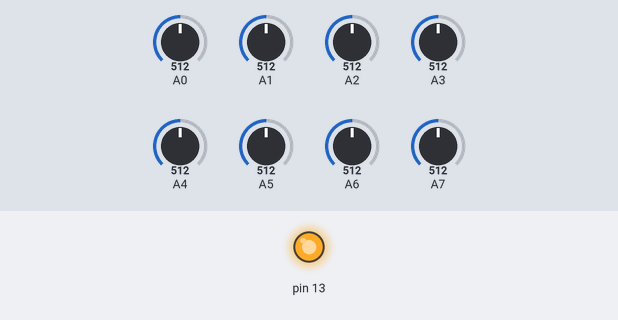
This sketch was run on a simulated Arduino Uno, built with avr-gcc and run on an emulated ATmega328P. On the bench: output pins drawn as LEDs (lit = HIGH). The test bench sets the inputs (shaded band); at power-on: A0 = 512, A4 = 512, A1 = 512, A2 = 512, A3 = 512, A5 = 512, A6 = 512, A7 = 512. What the sketch prints to the serial monitor is not drawn.

Above: at 11.7 s.
11.8 s: A0 set to 504
14.8 s: A0 set to 483
At 15.9 s:
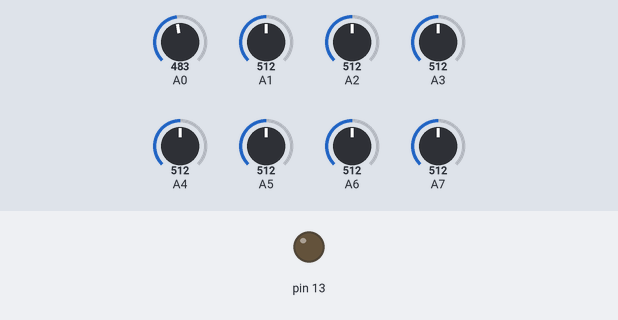
19.7 s: A4 set to 489
22.7 s: A4 set to 472
Timing chart, 0 to 25.2 s (numbered marks = the images above; inputs shaded):
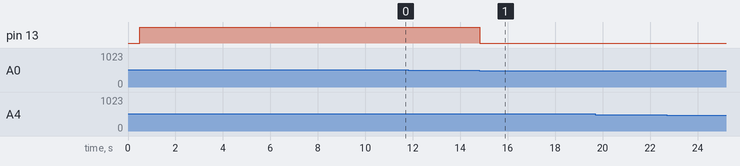

Measured:
- the behaviour switches between 497 and 496 on A0 (found by bisection; images 0 and 1)
- after the input at 11.8 s, every drawn part: stays the same
- after the input at 14.8 s, pin 13: HIGH → LOW at once
- after the input at 19.7 s, every drawn part: stays the same
- after the input at 22.7 s, every drawn part: stays the same

The sketch:

IR_Line_Sensors.ino
```cpp
#include <QTRSensors.h>
// This example is designed for use with six QTR-^A sensors
// These reflectance sensors should be connected to analog inputs 0 to 5.
// Change the EMITTER_PIN #define below from 2 to QTR_NO_EMITTER_PIN.
// The setup phase of this example calibrates the sensor for ten seconds and turns on
// the LED built in to the Arduino on pin 13 while calibration is going on.
// During this phase, you should expose each reflectance sensor to the lightest and
// darkest readings they will encounter.
// For example, if you are making a line follower, you should slide the sensors across the
// line during the calibration phase so that each sensor can get a reading of how dark the
// line is and how light the ground is. Improper calibration will result in poor readings.
// If you want to skip the calibration phase, you can get the raw sensor readings
// (analog voltage readings from 0 to 1023) by calling qtra.read(sensorValues) instead of
// qtra.readLine(sensorValues).
// The main loop of the example reads the calibrated sensor values and uses them to
// estimate the position of a line. You can test this by taping a piece of 3/4" black
// electrical tape to a piece of white paper and sliding the sensor across it. It
// prints the sensor values to the serial monitor as numbers from 0 (maximum reflectance)
// to 1000 (minimum reflectance) followed by the estimated location of the line as a number
// from 0 to 5000. 1000 means the line is directly under sensor 1, 2000 means directly
// under sensor 2, etc. 0 means the line is directly under sensor 0 or was last seen by
// sensor 0 before being lost. 5000 means the line is directly under sensor 5 or was
// last seen by sensor 5 before being lost.
#define NUM_SENSORS 8 // number of sensors used
#define NUM_SAMPLES_PER_SENSOR 4 // average 4 analog samples per sensor reading
#define EMITTER_PIN QTR_NO_EMITTER_PIN // if emitter is not controlled by digital pin 2
// sensors 0 through 5 are connected to analog inputs 0 through 5, respectively
QTRSensorsAnalog qtra((unsigned char[]) {0, 1, 2, 3, 4, 5, 6, 7},
NUM_SENSORS, NUM_SAMPLES_PER_SENSOR, EMITTER_PIN);
unsigned int sensorValues[NUM_SENSORS];
void setup()
{
delay(500);
pinMode(13, OUTPUT);
digitalWrite(13, HIGH); // turn on Arduino✬s LED to indicate we are in calibration mode
for (int i = 0; i < 400; i++) // make the calibration take about 10 seconds
{
qtra.calibrate(); // reads all sensors 10 times at 2.5 ms per six sensors (i.e. ~25 ms per call)
}
digitalWrite(13, LOW); // turn off Arduino✬s LED to indicate we are through with calibration
Serial.begin(9600);
/*
// print the calibration minimum values measured when emitters were on
for (int i = 0; i < NUM_SENSORS; i++)
{
Serial.print(qtra.calibratedMinimumOn[i]);
Serial.print(' ');
}
Serial.println();
// print the calibration maximum values measured when emitters were on
for (int i = 0; i < NUM_SENSORS; i++)
{
Serial.print(qtra.calibratedMaximumOn[i]);
Serial.print(' ');
}
Serial.println();
Serial.println();
delay(1000);
*/
}

void loop()
{
// read calibrated sensor values and obtain a measure of the line position from 0 to 5000
// To get raw sensor values, call:
// qtra.read(sensorValues); //instead of unsigned int position = qtra.readLine(sensorValues);
unsigned int position = qtra.readLine(sensorValues);

// print the sensor values as numbers from 0 to 1000, where 0 means maximum reflectance and
// 1000 means minimum reflectance, followed by the line position
//for (unsigned char i = 0; i < NUM_SENSORS; i++)
//{
//Serial.print(sensorValues[i]);
//Serial.print('\t');
//}

// map the value to a single byte (0 to 255)
position = map(position, 0, 7000, 0, 255);
//Serial.println(); // uncomment this line if you are using raw values
//Serial.println(position); // comment this line out if you are using raw values
Serial.write(position); // use this line to send individual bytes

// light the led when turning one way, and dim it when turning the other
if (position < 128)
{
digitalWrite(13, HIGH);
}
else
{
digitalWrite(13, LOW);
}

delay(50);
}
```
